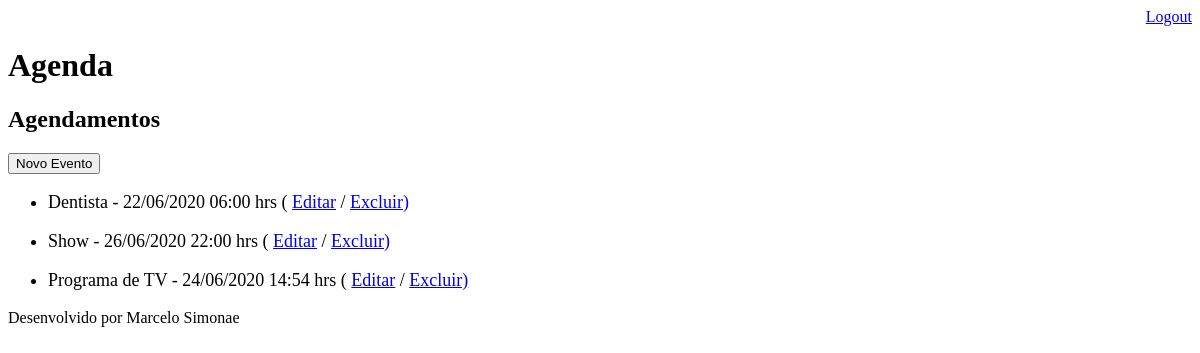
The app's page /agenda/ (signed in), older data.
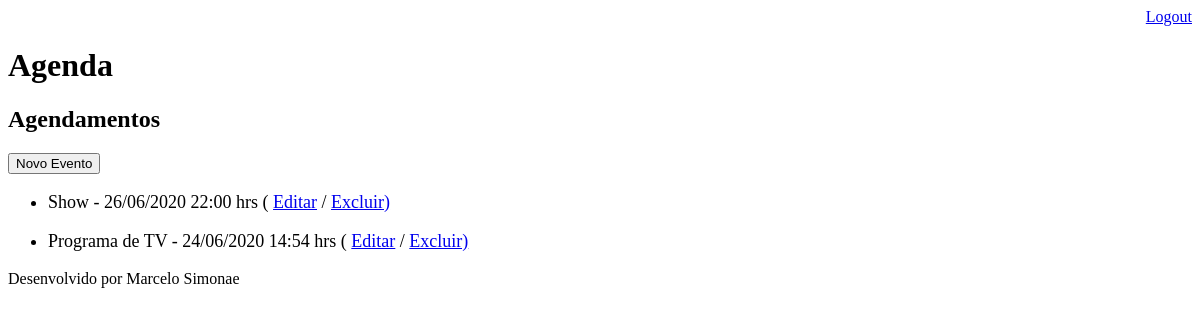
The same page, newer data.
### core/models.py (models this page shows, shortened)
class Evento(models.Model):
    titulo = models.CharField(max_length=100)
    descricao = models.TextField(blank=True, null=True)
    data_evento = models.DateTimeField(verbose_name='Data do Evento')
    data_criacao = models.DateTimeField(auto_now=True)
    usuario = models.ForeignKey(User, on_delete=models.CASCADE)
    class Meta:
        db_table = 'evento'
    def get_data_evento(self):
        return self.data_evento.strftime('%d/%m/%Y %H:%M hrs')

### core/views.py (the view)
# urls.py: path('agenda/', views.lista_eventos),
@login_required(login_url='/login/')
def lista_eventos(request):
    usuario = request.user
    evento = Evento.objects.filter(usuario=usuario)
    dados = {'eventos':evento}
    return render(request, 'agenda.html', dados)

### templates/agenda.html
{% extends "model-page.html" %}
{% block content %}
    <h2>Agendamentos</h2>
  <a href="evento/"><button type="button">Novo Evento</button>
    </a>
    <ul style="font-size: 18px">
        {% for evento in eventos %}
        <li>
            {{evento.titulo}} - {{evento.get_data_evento}}
            ( <a href="evento/?id={{ evento.id }}">Editar</a>
            / <a href="evento/delete/{{ evento.id}}/">Excluir)</a>
        </li> </p>
        {% endfor %}
    </ul>
{% endblock %}

Row changes from the older to the newer data that the page shows:
removed Evento: titulo "Dentista", get_data_evento "22/06/2020 06:00 hrs"
